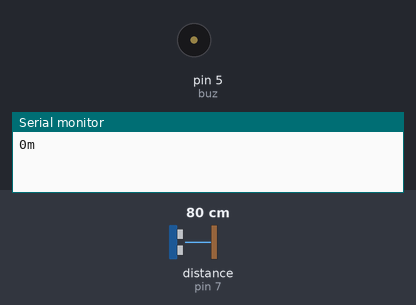
A sketch run on a simulated Arduino Uno, built with avr-gcc and run on an emulated ATmega328P. Shown: buzzer (waves = sounding, pin HIGH), the last lines printed to the serial monitor. Wiring (inferred from the names in the program): ultrasonic range finder: trigger pin 6; echo pin 7. The test bench sets the inputs (shaded band); at power-on: distance to the obstacle (sensor on pin 7) 80 cm. The echo pulse lasts 58.3 µs per cm; pins used as bus, display or sensor lines are not drawn.

Above: at 3.5 s.
3.6 s: distance to the obstacle (sensor on pin 7) set to 2 cm
At 6.59 s:
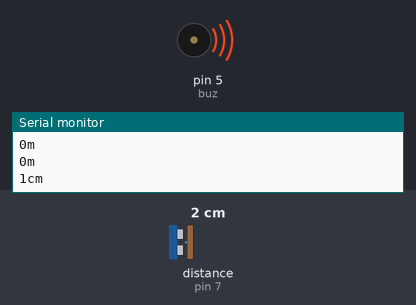
10.2 s: distance to the obstacle (sensor on pin 7) set to 120 cm
At 11.08 s:
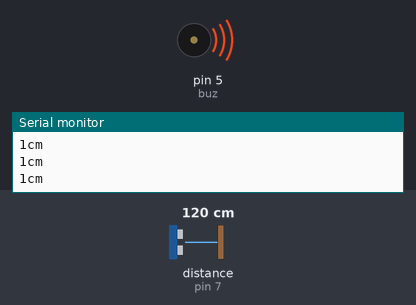
13.8 s: distance to the obstacle (sensor on pin 7) set to 299 cm
At 15.7 s:
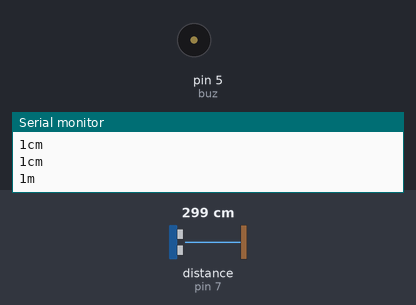
Timing chart, 0 to 23.3 s (numbered marks = the images above; inputs shaded):
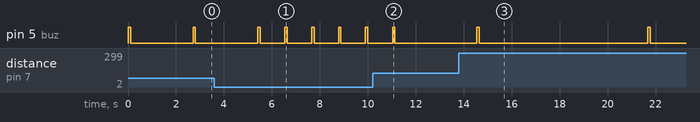

Measured:
- after the input at 3.6 s, pin 5 (buz): alternates HIGH for 0.10 s and LOW for 1.0 s, starting after 2.9 s
- after the input at 10.2 s, pin 5 (buz): goes on until 11.1 s, then stays LOW
- after the input at 13.8 s, pin 5 (buz): LOW → HIGH after 7.9 s, → LOW 0.10 s later
- by itself, pin 5 (buz): alternates HIGH for 0.10 s and LOW for 2.6 s

The sketch:

Third_eye_for_blinds.ino
```cpp
#include<SoftwareSerial.h>
SoftwareSerial BTserial(0,1);
const int pingTrigPin = 6; //Trigger connected to PIN D6
const int pingEchoPin = 7; //Echo connected yo PIN D7

  int buz=5; //Buzzer to PIN 4
  void setup() {
  Serial.begin(9600);
  BTserial.begin(9600);
  pinMode(buz, OUTPUT);
  }
  void loop()
  {
  long duration, cm;
  pinMode(pingTrigPin, OUTPUT);
  digitalWrite(pingTrigPin, LOW);
  delayMicroseconds(2);
  digitalWrite(pingTrigPin, HIGH);
  delayMicroseconds(5);
  digitalWrite(pingTrigPin, LOW);
  pinMode(pingEchoPin, INPUT);
  duration = pulseIn(pingEchoPin, HIGH);
  cm = microsecondsToCentimeters(duration);

  if(cm<=320 && cm>0)
  {
  int d= map(cm, 1, 100, 20, 2000);
  digitalWrite(buz, HIGH);
  delay(100);
  digitalWrite(buz, LOW);
  delay(d);
  }
  if(cm<=50){
      Serial.print(cm);
      Serial.println("cm");
      BTserial.print(cm);
  }
  else{
    Serial.print(cm/100);
    Serial.println("m");
    BTserial.print(cm/100);
  }

  delay(1000);
  }
  long microsecondsToCentimeters(long microseconds)
  {
  return microseconds / 29 / 2;
  }
```
